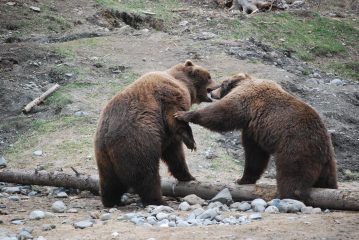
//> input picture Omkar_Prabhu_Exercise_3/Question_4/Bears.ppm, 359 x 240 px
$ ./Diff   (built with g++ and OpenCV 4)
//> lines starting //> are read from the running program, lines starting //| are printed output that depends on the picture
#include <opencv2/highgui/highgui.hpp>
#include <opencv2/video/background_segm.hpp>
#include "opencv2/opencv.hpp"
#include <iostream>
#include "opencv2/imgproc/imgproc.hpp"
#include <opencv2/core/core.hpp>
#include <string>
#include <stdio.h>
#include <opencv/highgui.h>
#include <opencv2/video/background_segm.hpp>
#include <fstream>
using namespace std;

using namespace cv;

/*function to write pgm files used char pointer to access Mat variable data and used itoa and saved in format for pgm*/
void pgm(Mat src , FILE * pFile){
        int j,i,sum;
        unsigned char *indata;
        indata = (unsigned char*)(src.data);
	indata = indata +1;
	char buffer[3];
	int c;
	int k=0;
        i =0;

              /* reading the pixels in Mat object using char pointer and storing*/
              while(i < src.rows){
              j=0;
                       while(j < src.cols){

		       c = *(indata);
                       buffer[k] = (c/100);
		       c = c - buffer[k]*100;
		       buffer[k+1] = c/10;
		       c = c - buffer[k+1]*10;
		       buffer[k+2] = c;

		       buffer[k] = buffer[k] +48;
		       buffer[k+1] = buffer[k+1] +48;
		       buffer[k+2] = buffer[k+2] +48;
		       if (buffer[k+1]>48) printf("%c ",buffer[k+2]);
		       k =0;
                       if(buffer[k] <=48 && buffer[k+1] <=48 && buffer[k+2] <=48){
                       fputc ( '0' , pFile );
                       }
		       else {
                       if( buffer[k] >48)     fputc (buffer[k], pFile );
                       if( buffer[k+1] >48)   fputc (buffer[k+1], pFile );
                       else fputc ('0', pFile );
                       if( buffer[k+2] >48)   fputc (buffer[k+2], pFile );
	               else fputc ('0', pFile );
                       }
                       fputc ( ' ' , pFile );
		       j++;
		       indata = indata+3;
                       }
              fputc ( '\n' , pFile );
              i++;
              }

}


int main(){

        char k;
        int frameno=0;
        char file_name[100];
        Mat pgm_img(Size(359, 240), CV_8UC3);
        Mat pgm_img_down(Size(359, 240), CV_8UC3);
        Mat dst(Size(718, 480), CV_8UC3);


        	pgm_img = imread("Bears.ppm");
//> pgm_img is the input picture: 240 rows x 359 cols, CV_8UC3; mean B, G, R 116.6, 121.1, 123.4
                sprintf(file_name, "1.pgm");
		ofstream outfile (file_name);
		outfile.close();
                FILE * pFile;
                pFile=fopen (file_name,"w+");
                fputc ( 'P' , pFile );
		fputc ( '2' , pFile );
                fputc ( '\n' , pFile );
                fputc ( '3' , pFile );
                fputc ( '5' , pFile );
                fputc ( '9' , pFile );
                fputc ( ' ' , pFile );
                fputc ( '2', pFile );
                fputc ( '4' , pFile );
                fputc ( '0' , pFile );
                fputc ( '\n' , pFile );
                fputc ( '2' , pFile );
                fputc ( '5' , pFile );
                fputc ( '5' , pFile );
                fputc ( '\n' , pFile );
                pgm (pgm_img, pFile);
//> the loop in pgm, `while(i < src.rows)` made 240 passes
//> c on passes 1 to 3: 1, 0, 6
//> after the loop in pgm, `while(i < src.rows)`: j = 359; c = 1; k = 0; i = 240
    		fclose (pFile);
        	pgm_img = imread("1.pgm");
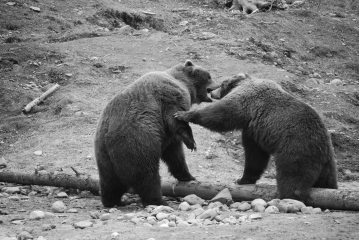
//> pgm_img: 240 rows x 359 cols, CV_8UC3; min 12, max 255, mean 121.1
                /* upsamples image without losing more information based on Laplacian Pyramid*/
                pyrUp( pgm_img, dst, Size( pgm_img.cols*2, pgm_img.rows*2 ) );
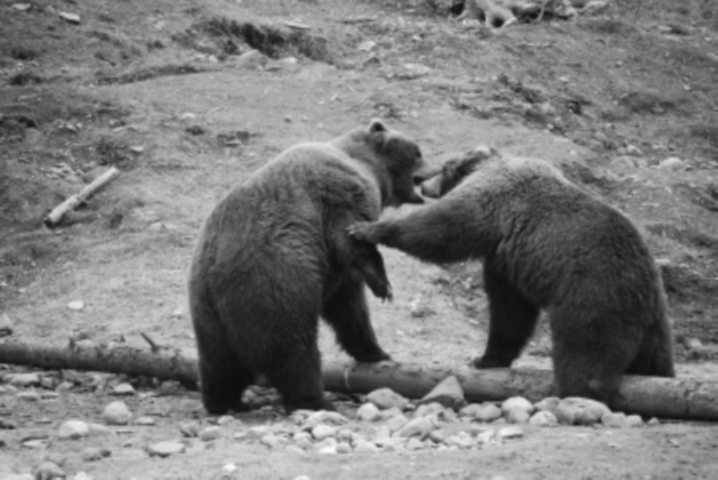
//> dst: 480 rows x 718 cols, CV_8UC3; min 14, max 254, mean 121.2
                /* downsamples image */
                pyrDown( dst, pgm_img_down, Size( dst.cols/2, dst.rows/2 ) );
                imwrite("pgm_down.pgm",pgm_img_down);
                /*taking absolute difference*/
                absdiff(pgm_img, pgm_img_down,  pgm_img_down);
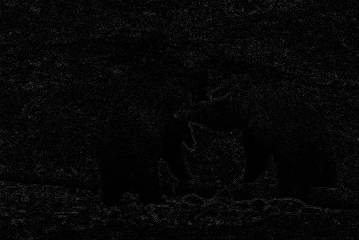
//> pgm_img_down: 240 rows x 359 cols, CV_8UC3; min 0, max 66, mean 6.8
                imwrite("diff.pgm",pgm_img_down);


}

$ run again, with Omkar_Prabhu_Exercise_3/Question_4/1.png saved as Omkar_Prabhu_Exercise_3/Question_4/Bears.ppm
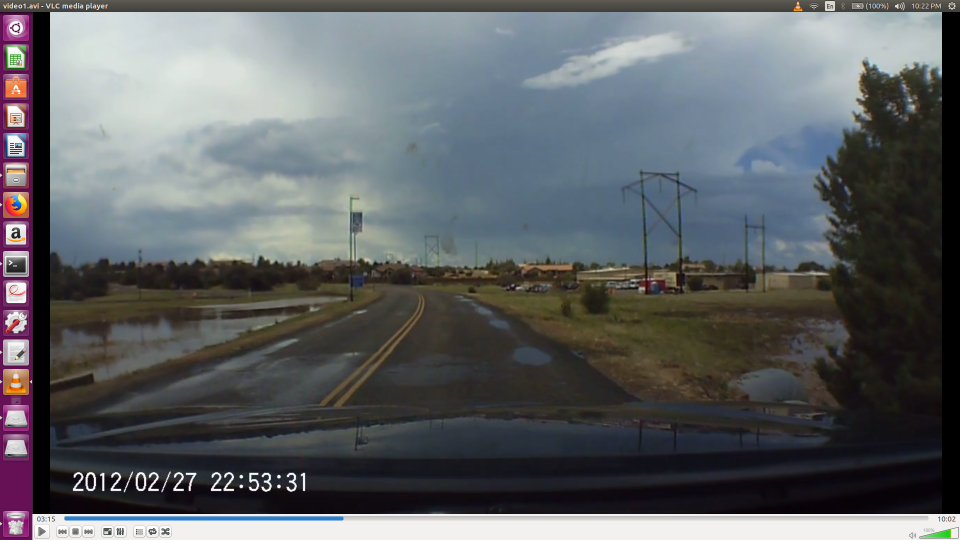
//> input picture Omkar_Prabhu_Exercise_3/Question_4/1.png, 1920 x 1080 px (shown at 1/2 size)
//> pgm_img is the input picture: 1080 rows x 1920 cols, CV_8UC3; mean B, G, R 100.5, 97.7, 94.4
//> the loop in pgm, `while(i < src.rows)` made 1080 passes
//> c on passes 1 to 3: 6, 8, 7
//> after the loop in pgm, `while(i < src.rows)`: j = 1920; c = 1; k = 0; i = 1080
//> pgm_img: 240 rows x 359 cols, CV_8UC3
//> `pyrUp( pgm_img, dst, Size( pgm_img.cols*2, pgm_img.rows*2 ) );`:
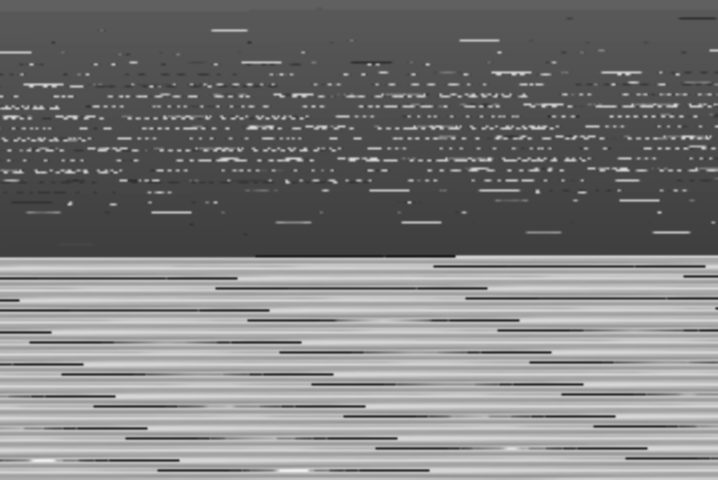
//> dst: 480 rows x 718 cols, CV_8UC3; min 32, max 242, mean 123.8
//> `absdiff(pgm_img, pgm_img_down,  pgm_img_down);`:
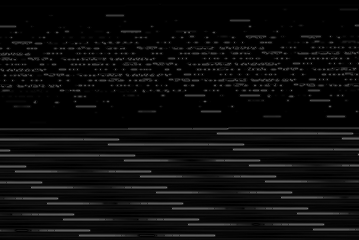
//> pgm_img_down: 240 rows x 359 cols, CV_8UC3; min 0, max 120, mean 12.1
